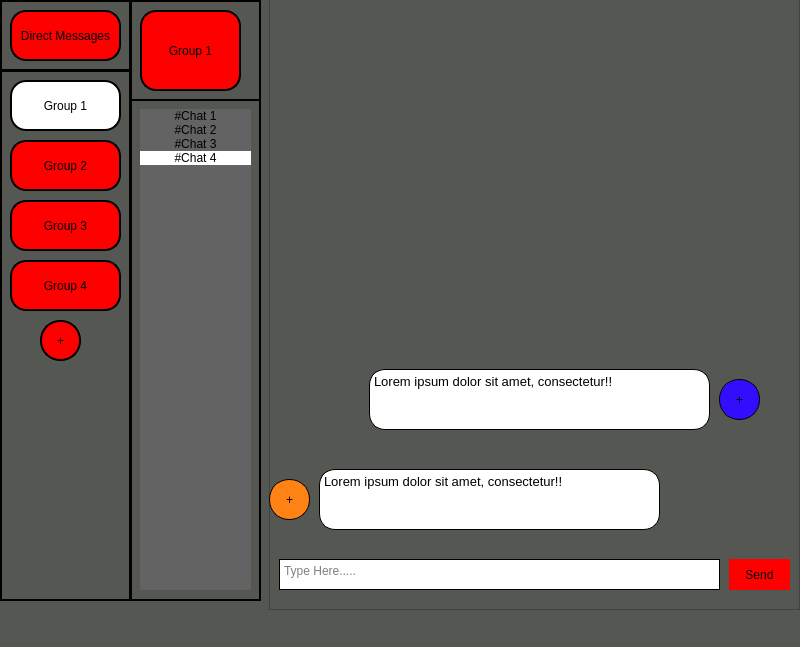
<?xml version="1.0" encoding="UTF-8"?>
<ui version="4.0">
 <class>MainWindow</class>
 <widget class="QMainWindow" name="MainWindow">
  <property name="geometry">
   <rect>
    <x>0</x>
    <y>0</y>
    <width>800</width>
    <height>647</height>
   </rect>
  </property>
  <property name="windowTitle">
   <string>MainWindow</string>
  </property>
  <property name="styleSheet">
   <string notr="true">background-color: rgb(85, 87, 83);</string>
  </property>
  <widget class="QWidget" name="centralwidget">
   <widget class="QFrame" name="frame_3">
    <property name="geometry">
     <rect>
      <x>130</x>
      <y>0</y>
      <width>131</width>
      <height>601</height>
     </rect>
    </property>
    <property name="styleSheet">
     <string notr="true">border: 2px solid;
border-color: rgb(0, 0, 0);</string>
    </property>
    <property name="frameShape">
     <enum>QFrame::StyledPanel</enum>
    </property>
    <property name="frameShadow">
     <enum>QFrame::Raised</enum>
    </property>
    <widget class="QFrame" name="frame_5">
     <property name="geometry">
      <rect>
       <x>0</x>
       <y>0</y>
       <width>131</width>
       <height>101</height>
      </rect>
     </property>
     <property name="styleSheet">
      <string notr="true">border: 2px solid;
border-color: rgb(0, 0, 0);</string>
     </property>
     <property name="frameShape">
      <enum>QFrame::StyledPanel</enum>
     </property>
     <property name="frameShadow">
      <enum>QFrame::Raised</enum>
     </property>
     <widget class="QToolButton" name="toolButton">
      <property name="geometry">
       <rect>
        <x>10</x>
        <y>10</y>
        <width>101</width>
        <height>81</height>
       </rect>
      </property>
      <property name="styleSheet">
       <string notr="true">
background-color: rgb(255, 0, 0);
border-radius:16px;
</string>
      </property>
      <property name="text">
       <string>Group 1</string>
      </property>
     </widget>
    </widget>
    <widget class="QWidget" name="verticalLayoutWidget">
     <property name="geometry">
      <rect>
       <x>10</x>
       <y>109</y>
       <width>111</width>
       <height>481</height>
      </rect>
     </property>
     <layout class="QVBoxLayout" name="verticalLayout">
      <property name="spacing">
       <number>0</number>
      </property>
      <property name="sizeConstraint">
       <enum>QLayout::SetDefaultConstraint</enum>
      </property>
      <item>
       <widget class="QPushButton" name="pushButton_9">
        <property name="sizePolicy">
         <sizepolicy hsizetype="Preferred" vsizetype="Fixed">
          <horstretch>0</horstretch>
          <verstretch>0</verstretch>
         </sizepolicy>
        </property>
        <property name="styleSheet">
         <string notr="true">
QPushButton{
background-color: rgb(99, 99, 99);
border:0px
}
QPushButton:hover
{
   background-color:white;
}</string>
        </property>
        <property name="text">
         <string>#Chat 1</string>
        </property>
       </widget>
      </item>
      <item>
       <widget class="QPushButton" name="pushButton_8">
        <property name="sizePolicy">
         <sizepolicy hsizetype="Minimum" vsizetype="Fixed">
          <horstretch>0</horstretch>
          <verstretch>0</verstretch>
         </sizepolicy>
        </property>
        <property name="styleSheet">
         <string notr="true">
QPushButton{
background-color: rgb(99, 99, 99);
border:0px
}
QPushButton:hover
{
   background-color:white;
}</string>
        </property>
        <property name="text">
         <string>#Chat 2</string>
        </property>
       </widget>
      </item>
      <item>
       <widget class="QPushButton" name="pushButton_10">
        <property name="styleSheet">
         <string notr="true">
QPushButton{
background-color: rgb(99, 99, 99);
border:0px
}
QPushButton:hover
{
   background-color:white;
}</string>
        </property>
        <property name="text">
         <string>#Chat 3</string>
        </property>
       </widget>
      </item>
      <item>
       <widget class="QPushButton" name="pushButton_11">
        <property name="styleSheet">
         <string notr="true">
QPushButton{
background-color: white;
border:0px
}
QPushButton:hover
{
   background-color:white;
}</string>
        </property>
        <property name="text">
         <string>#Chat 4</string>
        </property>
       </widget>
      </item>
      <item>
       <widget class="QPushButton" name="pushButton">
        <property name="sizePolicy">
         <sizepolicy hsizetype="Minimum" vsizetype="MinimumExpanding">
          <horstretch>0</horstretch>
          <verstretch>0</verstretch>
         </sizepolicy>
        </property>
        <property name="styleSheet">
         <string notr="true">
QPushButton{
background-color: rgb(99, 99, 99);
border:0px
}
</string>
        </property>
        <property name="text">
         <string/>
        </property>
       </widget>
      </item>
     </layout>
    </widget>
   </widget>
   <widget class="QFrame" name="frame_2">
    <property name="geometry">
     <rect>
      <x>0</x>
      <y>70</y>
      <width>131</width>
      <height>531</height>
     </rect>
    </property>
    <property name="styleSheet">
     <string notr="true">border: 2px solid;
border-color: rgb(0, 0, 0);</string>
    </property>
    <property name="frameShape">
     <enum>QFrame::StyledPanel</enum>
    </property>
    <property name="frameShadow">
     <enum>QFrame::Raised</enum>
    </property>
    <widget class="QPushButton" name="pushButton_3">
     <property name="geometry">
      <rect>
       <x>10</x>
       <y>10</y>
       <width>111</width>
       <height>51</height>
      </rect>
     </property>
     <property name="styleSheet">
      <string notr="true">
QPushButton{
background-color: white;
border-radius:16px;
}
QPushButton:hover
{
   background-color:white;
}</string>
     </property>
     <property name="text">
      <string>Group 1</string>
     </property>
    </widget>
    <widget class="QPushButton" name="pushButton_4">
     <property name="geometry">
      <rect>
       <x>10</x>
       <y>70</y>
       <width>111</width>
       <height>51</height>
      </rect>
     </property>
     <property name="styleSheet">
      <string notr="true">
QPushButton{
background-color: rgb(255, 0, 0);
border-radius:16px;
}
QPushButton:hover
{
   background-color:white;
}</string>
     </property>
     <property name="text">
      <string>Group 2</string>
     </property>
    </widget>
    <widget class="QPushButton" name="pushButton_5">
     <property name="geometry">
      <rect>
       <x>10</x>
       <y>130</y>
       <width>111</width>
       <height>51</height>
      </rect>
     </property>
     <property name="styleSheet">
      <string notr="true">
QPushButton{
background-color: rgb(255, 0, 0);
border-radius:16px;
}
QPushButton:hover
{
   background-color:white;
}</string>
     </property>
     <property name="text">
      <string>Group 3</string>
     </property>
    </widget>
    <widget class="QPushButton" name="pushButton_6">
     <property name="geometry">
      <rect>
       <x>10</x>
       <y>190</y>
       <width>111</width>
       <height>51</height>
      </rect>
     </property>
     <property name="styleSheet">
      <string notr="true">
QPushButton{
background-color: rgb(255, 0, 0);
border-radius:16px;
}
QPushButton:hover
{
   background-color:white;
}</string>
     </property>
     <property name="text">
      <string>Group 4</string>
     </property>
    </widget>
    <widget class="QToolButton" name="toolButton_2">
     <property name="geometry">
      <rect>
       <x>40</x>
       <y>250</y>
       <width>41</width>
       <height>41</height>
      </rect>
     </property>
     <property name="styleSheet">
      <string notr="true">
QToolButton{
background-color: rgb(255, 0, 0);
border-radius:20px;
}
QToolButton:hover
{
   background-color:white;
}</string>
     </property>
     <property name="text">
      <string>+</string>
     </property>
    </widget>
   </widget>
   <widget class="QFrame" name="frame">
    <property name="geometry">
     <rect>
      <x>0</x>
      <y>0</y>
      <width>131</width>
      <height>71</height>
     </rect>
    </property>
    <property name="styleSheet">
     <string notr="true">border: 2px solid;
border-color: rgb(0, 0, 0);</string>
    </property>
    <property name="frameShape">
     <enum>QFrame::StyledPanel</enum>
    </property>
    <property name="frameShadow">
     <enum>QFrame::Raised</enum>
    </property>
    <widget class="QPushButton" name="pushButton_2">
     <property name="geometry">
      <rect>
       <x>10</x>
       <y>10</y>
       <width>111</width>
       <height>51</height>
      </rect>
     </property>
     <property name="styleSheet">
      <string notr="true">
QPushButton{
background-color: rgb(255, 0, 0);
border-radius:16px;
}
QPushButton:hover
{
   background-color:white;
}</string>
     </property>
     <property name="text">
      <string>Direct Messages</string>
     </property>
    </widget>
    <widget class="QFrame" name="frame_4">
     <property name="geometry">
      <rect>
       <x>90</x>
       <y>70</y>
       <width>131</width>
       <height>71</height>
      </rect>
     </property>
     <property name="styleSheet">
      <string notr="true">border: 2px solid;
border-color: rgb(0, 0, 0);</string>
     </property>
     <property name="frameShape">
      <enum>QFrame::StyledPanel</enum>
     </property>
     <property name="frameShadow">
      <enum>QFrame::Raised</enum>
     </property>
     <widget class="QPushButton" name="pushButton_7">
      <property name="geometry">
       <rect>
        <x>10</x>
        <y>10</y>
        <width>111</width>
        <height>51</height>
       </rect>
      </property>
      <property name="styleSheet">
       <string notr="true">
QPushButton{
background-color: rgb(255, 0, 0);
border-radius:16px;
}
QPushButton:hover
{
   background-color:white;
}</string>
      </property>
      <property name="text">
       <string>Direct Messages</string>
      </property>
     </widget>
    </widget>
   </widget>
   <widget class="QFrame" name="frame_6">
    <property name="geometry">
     <rect>
      <x>269</x>
      <y>-1</y>
      <width>531</width>
      <height>611</height>
     </rect>
    </property>
    <property name="frameShape">
     <enum>QFrame::StyledPanel</enum>
    </property>
    <property name="frameShadow">
     <enum>QFrame::Raised</enum>
    </property>
    <widget class="QPushButton" name="pushButton_12">
     <property name="geometry">
      <rect>
       <x>460</x>
       <y>560</y>
       <width>61</width>
       <height>31</height>
      </rect>
     </property>
     <property name="styleSheet">
      <string notr="true">
QPushButton{
background-color: rgb(255, 0, 0);
border-radius:16px;
}
QPushButton:hover
{
   background-color:white;
}</string>
     </property>
     <property name="text">
      <string>Send</string>
     </property>
    </widget>
    <widget class="QPlainTextEdit" name="plainTextEdit">
     <property name="geometry">
      <rect>
       <x>10</x>
       <y>560</y>
       <width>441</width>
       <height>31</height>
      </rect>
     </property>
     <property name="styleSheet">
      <string notr="true">border: 1px solid;
border-color: rgb(0, 0, 0);
background-color: rgb(255, 255, 255);</string>
     </property>
     <property name="backgroundVisible">
      <bool>false</bool>
     </property>
     <property name="placeholderText">
      <string>Type Here.....</string>
     </property>
    </widget>
    <widget class="QTextBrowser" name="textBrowser_2">
     <property name="geometry">
      <rect>
       <x>50</x>
       <y>470</y>
       <width>341</width>
       <height>61</height>
      </rect>
     </property>
     <property name="styleSheet">
      <string notr="true">border: 1px solid;
border-color: rgb(0, 0, 0);
background-color: rgb(255, 255, 255);
border-radius:16px;
font: 8pt &quot;Calibri&quot;;</string>
     </property>
     <property name="html">
      <string>&lt;!DOCTYPE HTML PUBLIC &quot;-//W3C//DTD HTML 4.0//EN&quot; &quot;http://www.w3.org/TR/REC-html40/strict.dtd&quot;&gt;
&lt;html&gt;&lt;head&gt;&lt;meta name=&quot;qrichtext&quot; content=&quot;1&quot; /&gt;&lt;style type=&quot;text/css&quot;&gt;
p, li { white-space: pre-wrap; }
&lt;/style&gt;&lt;/head&gt;&lt;body style=&quot; font-family:'Calibri'; font-size:8pt; font-weight:400; font-style:normal;&quot;&gt;
&lt;p style=&quot; margin-top:12px; margin-bottom:12px; margin-left:0px; margin-right:0px; -qt-block-indent:0; text-indent:0px;&quot;&gt;&lt;span style=&quot; font-family:'Century Gothic'; font-size:10pt;&quot;&gt;Lorem ipsum dolor sit amet, consectetur!! &lt;/span&gt;&lt;/p&gt;
&lt;p style=&quot; margin-top:12px; margin-bottom:12px; margin-left:0px; margin-right:0px; -qt-block-indent:0; text-indent:0px;&quot;&gt;&lt;span style=&quot; font-family:'Century Gothic'; font-size:10pt;&quot;&gt;  &lt;/span&gt;&lt;/p&gt;&lt;/body&gt;&lt;/html&gt;</string>
     </property>
    </widget>
    <widget class="QToolButton" name="toolButton_3">
     <property name="geometry">
      <rect>
       <x>0</x>
       <y>480</y>
       <width>41</width>
       <height>41</height>
      </rect>
     </property>
     <property name="styleSheet">
      <string notr="true">
QToolButton{
background-color: rgb(255, 130, 20);
border-radius:20px;
border: 1px solid;
	border-color: rgb(0, 0, 0);
}
</string>
     </property>
     <property name="text">
      <string>+</string>
     </property>
    </widget>
    <widget class="QToolButton" name="toolButton_4">
     <property name="geometry">
      <rect>
       <x>450</x>
       <y>380</y>
       <width>41</width>
       <height>41</height>
      </rect>
     </property>
     <property name="styleSheet">
      <string notr="true">
QToolButton{
background-color: rgb(50, 14, 255);
border-radius:20px;
border: 1px solid;
	border-color: rgb(0, 0, 0);
}
</string>
     </property>
     <property name="text">
      <string>+</string>
     </property>
    </widget>
    <widget class="QTextBrowser" name="textBrowser_3">
     <property name="geometry">
      <rect>
       <x>100</x>
       <y>370</y>
       <width>341</width>
       <height>61</height>
      </rect>
     </property>
     <property name="styleSheet">
      <string notr="true">border: 1px solid;
border-color: rgb(0, 0, 0);
background-color: rgb(255, 255, 255);
border-radius:16px;
font: 8pt &quot;Calibri&quot;;</string>
     </property>
     <property name="html">
      <string>&lt;!DOCTYPE HTML PUBLIC &quot;-//W3C//DTD HTML 4.0//EN&quot; &quot;http://www.w3.org/TR/REC-html40/strict.dtd&quot;&gt;
&lt;html&gt;&lt;head&gt;&lt;meta name=&quot;qrichtext&quot; content=&quot;1&quot; /&gt;&lt;style type=&quot;text/css&quot;&gt;
p, li { white-space: pre-wrap; }
&lt;/style&gt;&lt;/head&gt;&lt;body style=&quot; font-family:'Calibri'; font-size:8pt; font-weight:400; font-style:normal;&quot;&gt;
&lt;p style=&quot; margin-top:12px; margin-bottom:12px; margin-left:0px; margin-right:0px; -qt-block-indent:0; text-indent:0px;&quot;&gt;&lt;span style=&quot; font-family:'Century Gothic'; font-size:10pt;&quot;&gt;Lorem ipsum dolor sit amet, consectetur!! &lt;/span&gt;&lt;/p&gt;
&lt;p style=&quot; margin-top:12px; margin-bottom:12px; margin-left:0px; margin-right:0px; -qt-block-indent:0; text-indent:0px;&quot;&gt;&lt;span style=&quot; font-family:'Century Gothic'; font-size:10pt;&quot;&gt;  &lt;/span&gt;&lt;/p&gt;&lt;/body&gt;&lt;/html&gt;</string>
     </property>
    </widget>
   </widget>
  </widget>
  <widget class="QMenuBar" name="menubar">
   <property name="geometry">
    <rect>
     <x>0</x>
     <y>0</y>
     <width>800</width>
     <height>22</height>
    </rect>
   </property>
  </widget>
  <widget class="QStatusBar" name="statusbar"/>
 </widget>
 <resources/>
 <connections/>
</ui>
